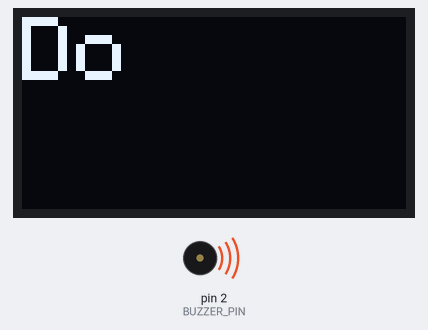
Bench run of a sketch on a simulated Arduino Uno, built with avr-gcc and run on an emulated ATmega328P. Parts: 128×64 one-colour display, buzzer (waves = sounding). The display library's start-up logo is not drawn.

Above: at 2.32 s.
At 3.37 s:
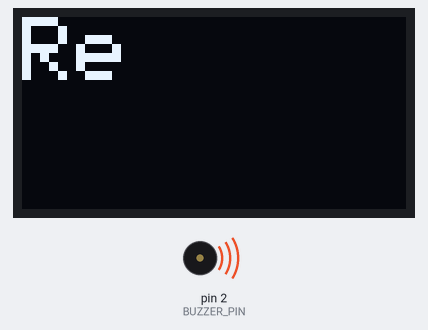
At 5.47 s:
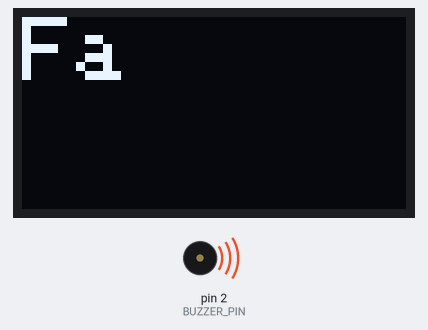
At 9.0 s:
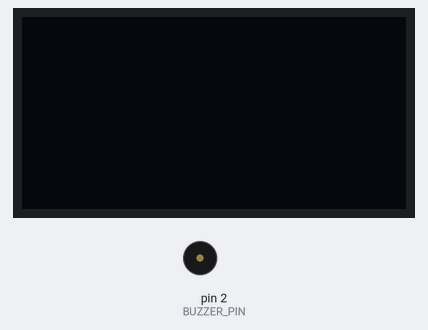
Timing chart, 0 to 40.0 s (numbered marks = the images above):
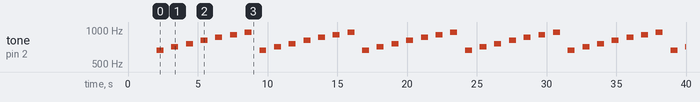

The sketch:

PASSIVE_BUZZER.ino
```cpp
 #include <Wire.h>
#include <Adafruit_GFX.h>
#include <Adafruit_SSD1306.h>

#define SCREEN_WIDTH 128
#define SCREEN_HEIGHT 64
#define OLED_RESET    -1

#define BUZZER_PIN 2

Adafruit_SSD1306 display(SCREEN_WIDTH, SCREEN_HEIGHT, &Wire, OLED_RESET);

char *messages[] = {
  "Do", "Re", "Mi", "Fa", "Sol", "La", "Si"
};
void sonido(int frecuencia, float duracion) {
  int indiceNota = (frecuencia - 659) / 50;  // Calcula el índice basado en la frecuencia
  tone(BUZZER_PIN, frecuencia, duracion * 1000);
  display.clearDisplay();
  display.setTextSize(3);
  display.setTextColor(SSD1306_WHITE);
  display.setCursor(0, 0);
  display.println(messages[indiceNota]);
  display.display();
  delay(duracion * 1000);
  noTone(BUZZER_PIN);
  display.clearDisplay();
  display.display();
}


void setup() {
  Serial.begin(115200);

  pinMode(BUZZER_PIN, OUTPUT);

  if (!display.begin(SSD1306_SWITCHCAPVCC, 0x3C)) {
    Serial.println(F("SSD1306 allocation failed"));
    for (;;)
      ;
  }

  display.display();
  delay(2000);
  display.clearDisplay();
}


void loop() {
  for (int i = 0; i < sizeof(messages) / sizeof(messages[0]); i++) {
    sonido(659 + i * 50, 0.5);  // Adjust the frequency based on your preference
    delay(500);  // Pause for 0.5 seconds between notes
  }
}
```

Measured:
- by itself, tone on pin 2 (BUZZER_PIN): repeats every 7.4 s: silent 0.55 s, 709 Hz 0.50 s, silent 0.55 s, 759 Hz 0.50 s, silent 0.55 s, 809 Hz 0.50 s, silent 0.55 s, 859 Hz 0.50 s, silent 0.55 s, 909 Hz 0.50 s, silent 0.55 s, 959 Hz 0.50 s, silent 0.55 s, 659 Hz 0.50 s
- what the display in image 0 shows lasts 0.5 s, from 2.1 s to 2.6 s
